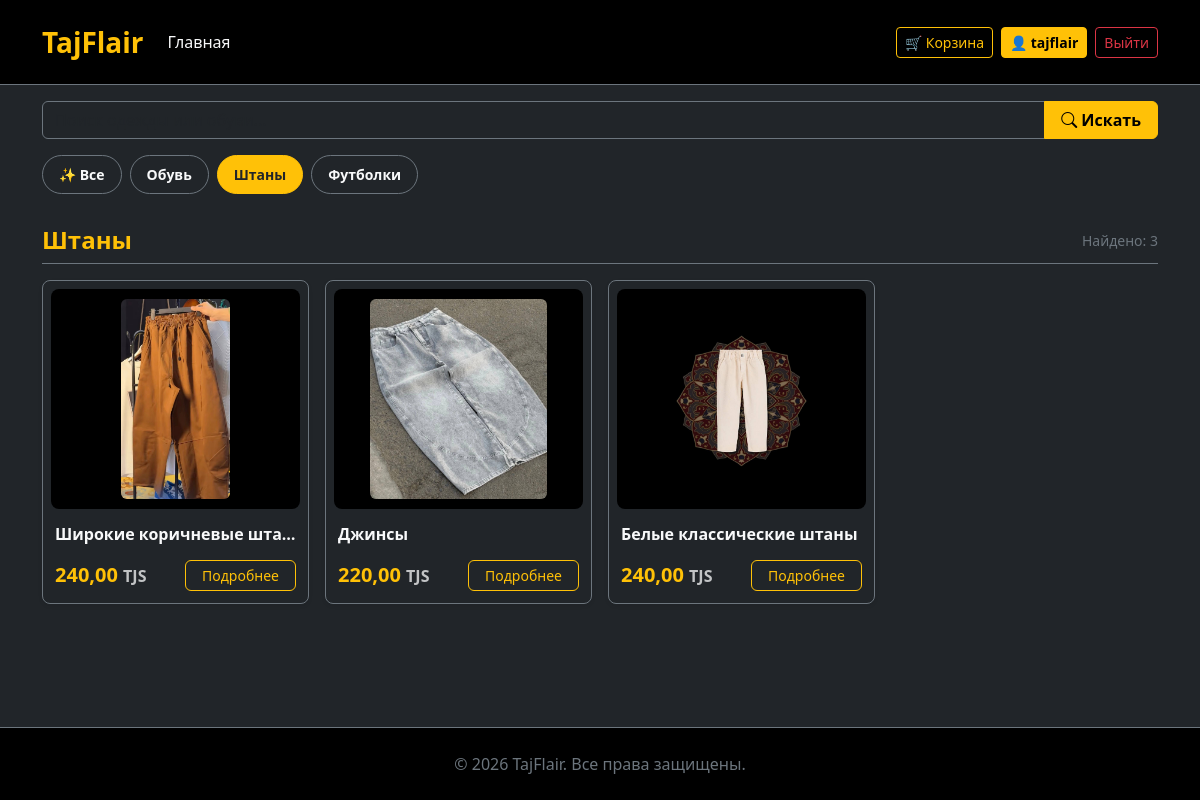
Screenshot of /category/shtany/ (signed in) with the database file from the repository.
### shop/models.py (models this page shows, shortened)
class Category(models.Model):
  name = models.CharField(max_length=200, verbose_name="Название")
  slug = models.SlugField(unique=True, verbose_name="Slug")
  class Meta:
    verbose_name = "Категория"
    verbose_name_plural = "Категории"

class Product(models.Model):
  category = models.ForeignKey(
      Category,
      related_name="products",
      on_delete=models.CASCADE,
      null=True,
      blank=True,
      verbose_name="Категория",
  )
  title = models.CharField(max_length=255, verbose_name="Название")
  description = models.TextField(blank=True, verbose_name="Описание")
  price = models.DecimalField(
      max_digits=10, decimal_places=2, verbose_name="Цена"
  )
  image = models.ImageField(
      upload_to="products/", blank=True, null=True, verbose_name="Изображение"
  )
  is_available = models.BooleanField(default=True, verbose_name="В наличии")
  class Meta:
    verbose_name = "Товар"
    verbose_name_plural = "Товары"
  def get_image_url(self):
    if hasattr(self, "image") and self.image:
      return self.image.url
    if hasattr(self, "photo") and self.photo:
      return self.photo.url
    if hasattr(self, "img") and self.img:
      return self.img.url
    return ""

### shop/views.py (the view)
# urls.py: path('', views.home, name='home'),
def home(request, category_slug=None):
  category = None
  categories = Category.objects.all()
  products_list = Product.objects.filter(is_available=True).order_by("-id")
  query = request.GET.get("q")
  if query:
    products_list = products_list.filter(title__icontains=query)
  if category_slug:
    category = get_object_or_404(Category, slug=category_slug)
    products_list = products_list.filter(category=category)
  paginator = Paginator(products_list, 8)
  page_number = request.GET.get("page")
  products = paginator.get_page(page_number)
  return render(
      request,
      "shop/home.html",
      {
          "category": category,
          "categories": categories,
          "products": products,
          "query": query,
      },
  )

### shop/context_processors.py (called while the page is built)
def cart(request):
    return {'cart': Cart(request)}

### shop/templates/shop/home.html (shortened to what this page needs)
{% extends 'base.html' %}
{% block content %}
<div class="container my-3">
    <form method="get" action="{% url 'home' %}" class="mb-3">
        <div class="input-group">
            <input type="text" name="q" value="{{ query|default:'' }}" class="form-control bg-dark text-light border-secondary" placeholder="Поиск одежды или обуви...">
            <button type="submit" class="btn btn-warning fw-bold px-3">
                <i class="bi bi-search"></i> Искать
            </button>
        </div>
    </form>
    <div class="mb-4">
        <div class="d-flex gap-2 overflow-x-auto pb-2" style="white-space: nowrap; -webkit-overflow-scrolling: touch; scrollbar-width: none;">
            <a href="{% url 'home' %}"
               class="btn btn-sm text-nowrap rounded-pill px-3 py-2 fw-semibold {% if not category %}btn-warning text-dark{% else %}btn-outline-secondary text-light{% endif %}">
                ✨ Все
            </a>
            {% for cat in categories %}
                <a href="{% url 'product_list_by_category' cat.slug %}"
                   class="btn btn-sm text-nowrap rounded-pill px-3 py-2 fw-semibold {% if category and category.slug == cat.slug %}btn-warning text-dark{% else %}btn-outline-secondary text-light{% endif %}">
                    {{ cat.name }}
                </a>
            {% endfor %}
        </div>
    </div>
    <div class="d-flex align-items-center justify-content-between mb-3 border-bottom border-secondary pb-2">
        <h4 class="text-warning fw-bold mb-0">
            {% if category %}
                {{ category.name }}
            {% else %}
                Все товары
            {% endif %}
        </h4>
        <span class="text-secondary small">Найдено: {{ products|length }}</span>
    </div>
    {% if products %}
        <div class="row row-cols-1 row-cols-sm-2 row-cols-md-3 row-cols-lg-4 g-3">
            {% for product in products %}
                <div class="col">
                    <div class="card h-100 bg-dark text-light border-secondary rounded-3 shadow-sm overflow-hidden d-flex flex-column justify-content-between p-2">
                        <a href="{% url 'product_detail' product.id %}" class="text-decoration-none">
                            <div class="bg-black rounded-3 p-2 text-center d-flex align-items-center justify-content-center" style="height: 220px;">
                                {% if product.get_image_url %}
                                    <img src="{{ product.get_image_url }}" alt="{{ product.title }}" class="img-fluid rounded" style="max-height: 200px; object-fit: contain;">
                                {% else %}
                                    <span class="text-secondary">Нет фото</span>
                                {% endif %}
                            </div>
                        </a>
                        <div class="pt-3 pb-1 px-1">
                            <a href="{% url 'product_detail' product.id %}" class="text-decoration-none">
                                <h6 class="text-light fw-bold mb-2 text-truncate" title="{{ product.title }}">{{ product.title }}</h6>
                            </a>
                            <div class="d-flex align-items-center justify-content-between mt-3">
                                <span class="fs-5 fw-bold text-warning">{{ product.price }} <small class="fs-6 text-light opacity-75">TJS</small></span>
                                <a href="{% url 'product_detail' product.id %}" class="btn btn-outline-warning btn-sm rounded-2 px-3 fw-medium">
                                    Подробнее
                                </a>
                            </div>
                        </div>
                    </div>
                </div>
            {% endfor %}
        </div>
    {% else %}
        <div class="text-center py-5 my-4 border border-secondary rounded-3 bg-dark">
            <h5 class="text-secondary mb-2">В этой категории пока нет товаров</h5>
            <a href="{% url 'home' %}" class="btn btn-warning btn-sm mt-2 fw-bold">Показать все товары</a>
        </div>
    {% endif %}
</div>
{% endblock %}

### shop/templates/base.html (shortened to what this page needs)
<!DOCTYPE html>
<html lang="ru">
<head>
    <link href="https://cdn.jsdelivr.net/npm/bootstrap@5.3.0/dist/css/bootstrap.min.css" rel="stylesheet">
    <link rel="stylesheet" href="https://cdn.jsdelivr.net/npm/bootstrap-icons@1.11.0/font/bootstrap-icons.css">
</head>
<body class="bg-dark text-light d-flex flex-column min-vh-100">
    <nav class="navbar navbar-expand-lg navbar-dark bg-black border-bottom border-secondary py-3">
        <div class="container">
            <a class="navbar-brand text-warning fw-bold fs-3" href="{% url 'home' %}">TajFlair</a>
            <div class="collapse navbar-collapse" id="navbarNav">
                <ul class="navbar-nav me-auto mb-2 mb-lg-0">
                    <li class="nav-item">
                        <a class="nav-link text-light" href="{% url 'home' %}">Главная</a>
                    </li>
                </ul>
                <ul class="navbar-nav ms-auto align-items-center gap-2">
                    <li class="nav-item">
                        <a class="btn btn-outline-warning btn-sm" href="{% url 'cart_detail' %}">
                            🛒 Корзина
                        </a>
                    </li>
                    {% if user.is_authenticated %}
                        <li class="nav-item">
                            <a class="btn btn-warning btn-sm fw-bold" href="{% url 'profile' %}">
                                👤 {{ user.username }}
                            </a>
                        </li>
                        <li class="nav-item">
                            <a class="btn btn-outline-danger btn-sm" href="{% url 'logout' %}">Выйти</a>
                        </li>
                    {% endif %}
                </ul>
            </div>
        </div>
    </nav>
    <main class="flex-grow-1">
        {% block content %}
        {% endblock %}
    </main>
    <footer class="bg-black text-secondary py-4 mt-5 border-top border-secondary">
        <div class="container text-center">
            <p class="mb-0">© 2026 TajFlair. Все права защищены.</p>
        </div>
    </footer>
</body>
</html>

### rows the page displays
Category: name "Обувь"
Category: name "Штаны"
Category: name "Футболки"
Product: get_image_url (picture), title "Широкие коричневые шта…", price "240,00"
Product: get_image_url (picture), title "Джинсы", price "220,00"
Product: get_image_url (picture), title "Белые классические штаны", price "240,00"

### other values shown
{{ user.username }} "tajflair"
{{ products|length }} "3"
